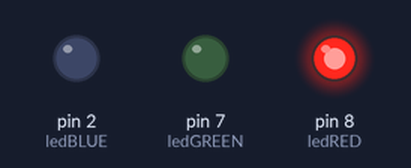
This sketch was run on a simulated Arduino Uno, built with avr-gcc and run on an emulated ATmega328P. Parts: output pins drawn as LEDs (lit = HIGH).

Above: at 0.05 s.
At 1.32 s:
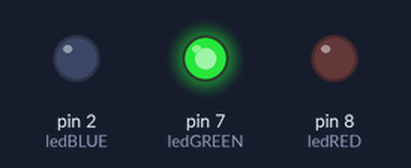
At 3.9 s:
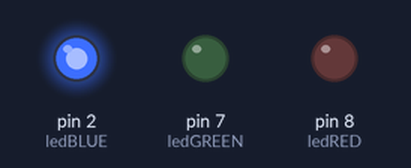
At 6.9 s:
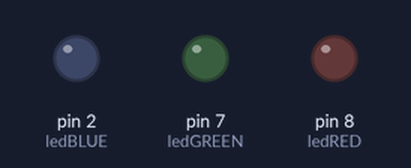
Timing chart, 0 to 10.0 s (numbered marks = the images above):
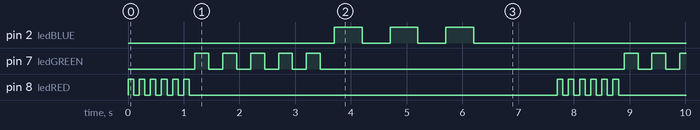

Measured:
- by itself, pin 2 (ledBLUE): repeats every 7.7 s: 2 × (LOW 0.50 s, HIGH 0.50 s), LOW 5.2 s, HIGH 0.50 s
- by itself, pin 7 (ledGREEN): repeats every 7.7 s: 4 × (LOW 0.25 s, HIGH 0.25 s), LOW 5.5 s, HIGH 0.25 s
- by itself, pin 8 (ledRED): repeats every 7.7 s: 5 × (LOW 0.10 s, HIGH 0.10 s), LOW 6.6 s, HIGH 0.10 s

The sketch:

algorithem_LED.ino
```cpp
void setup() {
  // put your setup code here, to run once:
pinMode(8,OUTPUT);
pinMode(2,OUTPUT);
pinMode(7,OUTPUT);
}

void loop() {
  // put your main code here, to run repeatedly:
  //varibles for this project:
int ledRED =8;
int ledBLUE =2;
int ledGREEN = 7;
int veryslow_TIME = 500;
int slow_TIME = 250;
int fast_TIME = 100;
int wait_time = 1000;
//Blink red:
digitalWrite(ledRED, HIGH);
delay(fast_TIME);
digitalWrite(ledRED, LOW);
delay(fast_TIME);
digitalWrite(ledRED, HIGH);
delay(fast_TIME);
digitalWrite(ledRED, LOW);
delay(fast_TIME);
digitalWrite(ledRED, HIGH);
delay(fast_TIME);
digitalWrite(ledRED, LOW);
delay(fast_TIME);
digitalWrite(ledRED, HIGH);
delay(fast_TIME);
digitalWrite(ledRED, LOW);
delay(fast_TIME);
digitalWrite(ledRED, HIGH);
delay(fast_TIME);
digitalWrite(ledRED, LOW);
delay(fast_TIME);
digitalWrite(ledRED, HIGH);
delay(fast_TIME);
digitalWrite(ledRED, LOW);
delay(fast_TIME);
//Blink green:
digitalWrite(ledGREEN,HIGH);
delay(slow_TIME);
digitalWrite(ledGREEN,LOW);
delay(slow_TIME);
digitalWrite(ledGREEN,HIGH);
delay(slow_TIME);
digitalWrite(ledGREEN,LOW);
delay(slow_TIME);
digitalWrite(ledGREEN,HIGH);
delay(slow_TIME);
digitalWrite(ledGREEN,LOW);
delay(slow_TIME);
digitalWrite(ledGREEN,HIGH);
delay(slow_TIME);
digitalWrite(ledGREEN,LOW);
delay(slow_TIME);
digitalWrite(ledGREEN,HIGH);
delay(slow_TIME);
digitalWrite(ledGREEN,LOW);
delay(slow_TIME);
//Blink blue:
digitalWrite(ledBLUE,HIGH);
delay(veryslow_TIME);
digitalWrite(ledBLUE,LOW);
delay(veryslow_TIME);
digitalWrite(ledBLUE,HIGH);
delay(veryslow_TIME);
digitalWrite(ledBLUE,LOW);
delay(veryslow_TIME);
digitalWrite(ledBLUE,HIGH);
delay(veryslow_TIME);
digitalWrite(ledBLUE,LOW);
delay(veryslow_TIME);
delay(wait_time);
}
```
